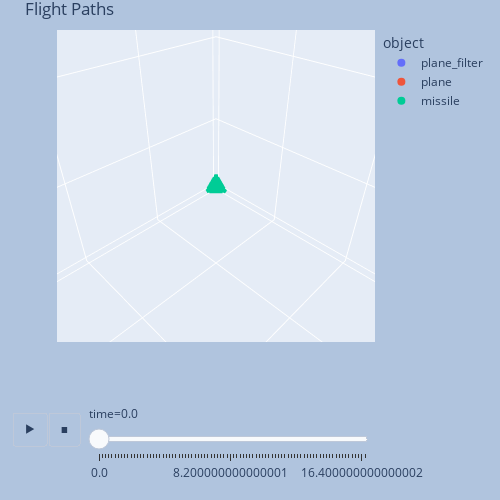

The code cell stored with this chart in its notebook:
### Code cell
fig = px.scatter_3d(data.iloc[::2,:], x="x", y="y", z="z", color = "object",animation_frame = 'time',
                    range_x=[-100,12000],range_y=[-100,12000],range_z=[-100,12000], 
                    title = "Flight Paths",width = 500, height = 500)
fig.update_layout(
    margin=dict(l=30, r=30, t=30, b=30),
    paper_bgcolor="LightSteelBlue")
fig.layout.updatemenus[0].buttons[0].args[1]["frame"]["duration"] = .5
fig.layout.updatemenus[0].y=0
fig.show()

### Figure 1 — Plotly figure (JSON) as saved in the notebook; plotly's stock layout.template omitted (floating-point values rounded to 4 significant figures)
{"data": [{"hovertemplate": "object=plane_filter<br>time=0.0<br>x=%{x}<br>y=%{y}<br>z=%{z}<extra></extra>", "legendgroup": "plane_filter", "marker": {"color": "#636efa", "symbol": "circle"}, "mode": "markers", "name": "plane_filter", "scene": "scene", "showlegend": true, "type": "scatter3d", "x": [9981.0], "y": [60.77], "z": [10020.0]}, {"hovertemplate": "object=plane<br>time=0.0<br>x=%{x}<br>y=%{y}<br>z=%{z}<extra></extra>", "legendgroup": "plane", "marker": {"color": "#EF553B", "symbol": "circle"}, "mode": "markers", "name": "plane", "scene": "scene", "showlegend": true, "type": "scatter3d", "x": [10000], "y": [75.1], "z": [10000]}, {"hovertemplate": "object=missile<br>time=0.0<br>x=%{x}<br>y=%{y}<br>z=%{z}<extra></extra>", "legendgroup": "missile", "marker": {"color": "#00cc96", "symbol": "circle"}, "mode": "markers", "name": "missile", "scene": "scene", "showlegend": true, "type": "scatter3d", "x": [48.02], "y": [48.02], "z": [67.91]}], "layout": {"height": 500, "legend": {"title": {"text": "object"}, "tracegroupgap": 0}, "margin": {"b": 30, "l": 30, "r": 30, "t": 30}, "paper_bgcolor": "LightSteelBlue", "scene": {"aspectmode": "auto", "aspectratio": {"x": 1, "y": 1, "z": 1}, "camera": {"center": {"x": 0, "y": 0, "z": 0}, "eye": {"x": 0.01589, "y": 0.01589, "z": 0.01589}, "projection": {"type": "perspective"}, "up": {"x": 0, "y": 0, "z": 1}}, "domain": {"x": [0, 1], "y": [0, 1]}, "xaxis": {"range": [-100, 12000], "title": {"text": "x"}, "type": "linear"}, "yaxis": {"range": [-100, 12000], "title": {"text": "y"}, "type": "linear"}, "zaxis": {"range": [-100, 12000], "title": {"text": "z"}, "type": "linear"}}, "sliders": [{"active": 0, "currentvalue": {"prefix": "time="}, "len": 0.9, "pad": {"b": 10, "t": 60}, "steps": [{"args": [["0.0"], {"frame": {"duration": 0, "redraw": true}, "fromcurrent": true, "mode": "immediate", "transition": {"duration": 0, "easing": "linear"}}], "label": "0.0", "method": "animate"}, {"args": [["0.2"], {"frame": {"duration": 0, "redraw": true}, "fromcurrent": true, "mode": "immediate", "transition": {"duration": 0, "easing": "linear"}}], "label": "0.2", "method": "animate"}, {"args": [["0.4"], {"frame": {"duration": 0, "redraw": true}, "fromcurrent": true, "mode": "immediate", "transition": {"duration": 0, "easing": "linear"}}], "label": "0.4", "method": "animate"}, {"args": [["0.6000000000000001"], {"frame": {"duration": 0, "redraw": true}, "fromcurrent": true, "mode": "immediate", "transition": {"duration": 0, "easing": "linear"}}], "label": "0.6000000000000001", "method": "animate"}, {"args": [["0.8"], {"frame": {"duration": 0, "redraw": true}, "fromcurrent": true, "mode": "immediate", "transition": {"duration": 0, "easing": "linear"}}], "label": "0.8", "method": "animate"}, {"args": [["1.0"], {"frame": {"duration": 0, "redraw": true}, "fromcurrent": true, "mode": "immediate", "transition": {"duration": 0, "easing": "linear"}}], "label": "1.0", "method": "animate"}, {"args": [["1.2000000000000002"], {"frame": {"duration": 0, "redraw": true}, "fromcurrent": true, "mode": "immediate", "transition": {"duration": 0, "easing": "linear"}}], "label": "1.2000000000000002", "method": "animate"}, {"args": [["1.4000000000000001"], {"frame": {"duration": 0, "redraw": true}, "fromcurrent": true, "mode": "immediate", "transition": {"duration": 0, "easing": "linear"}}], "label": "1.4000000000000001", "method": "animate"}, {"args": [["1.6"], {"frame": {"duration": 0, "redraw": true}, "fromcurrent": true, "mode": "immediate", "transition": {"duration": 0, "easing": "linear"}}], "label": "1.6", "method": "animate"}, {"args": [["1.8"], {"frame": {"duration": 0, "redraw": true}, "fromcurrent": true, "mode": "immediate", "transition": {"duration": 0, "easing": "linear"}}], "label": "1.8", "method": "animate"}, {"args": [["2.0"], {"frame": {"duration": 0, "redraw": true}, "fromcurrent": true, "mode": "immediate", "transition": {"duration": 0, "easing": "linear"}}], "label": "2.0", "method": "animate"}, {"args": [["2.2"], {"frame": {"duration": 0, "redraw": true}, "fromcurrent": true, "mode": "immediate", "transition": {"duration": 0, "easing": "linear"}}], "label": "2.2", "method": "animate"}, {"args": [["2.4000000000000004"], {"frame": {"duration": 0, "redraw": true}, "fromcurrent": true, "mode": "immediate", "transition": {"duration": 0, "easing": "linear"}}], "label": "2.4000000000000004", "method": "animate"}, {"args": [["2.6"], {"frame": {"duration": 0, "redraw": true}, "fromcurrent": true, "mode": "immediate", "transition": {"duration": 0, "easing": "linear"}}], "label": "2.6", "method": "animate"}, {"args": [["2.8000000000000003"], {"frame": {"duration": 0, "redraw": true}, "fromcurrent": true, "mode": "immediate", "transition": {"duration": 0, "easing": "linear"}}], "label": "2.8000000000000003", "method": "animate"}, {"args": [["3.0"], {"frame": {"duration": 0, "redraw": true}, "fromcurrent": true, "mode": "immediate", "transition": {"duration": 0, "easing": "linear"}}], "label": "3.0", "method": "animate"}, {"args": [["3.2"], {"frame": {"duration": 0, "redraw": true}, "fromcurrent": true, "mode": "immediate", "transition": {"duration": 0, "easing": "linear"}}], "label": "3.2", "method": "animate"}, {"args": [["3.4000000000000004"], {"frame": {"duration": 0, "redraw": true}, "fromcurrent": true, "mode": "immediate", "transition": {"duration": 0, "easing": "linear"}}], "label": "3.4000000000000004", "method": "animate"}, {"args": [["3.6"], {"frame": {"duration": 0, "redraw": true}, "fromcurrent": true, "mode": "immediate", "transition": {"duration": 0, "easing": "linear"}}], "label": "3.6", "method": "animate"}, {"args": [["3.8000000000000003"], {"frame": {"duration": 0, "redraw": true}, "fromcurrent": true, "mode": "immediate", "transition": {"duration": 0, "easing": "linear"}}], "label": "3.8000000000000003", "method": "animate"}, {"args": [["4.0"], {"frame": {"duration": 0, "redraw": true}, "fromcurrent": true, "mode": "immediate", "transition": {"duration": 0, "easing": "linear"}}], "label": "4.0", "method": "animate"}, {"args": [["4.2"], {"frame": {"duration": 0, "redraw": true}, "fromcurrent": true, "mode": "immediate", "transition": {"duration": 0, "easing": "linear"}}], "label": "4.2", "method": "animate"}, {"args": [["4.4"], {"frame": {"duration": 0, "redraw": true}, "fromcurrent": true, "mode": "immediate", "transition": {"duration": 0, "easing": "linear"}}], "label": "4.4", "method": "animate"}, {"args": [["4.6000000000000005"], {"frame": {"duration": 0, "redraw": true}, "fromcurrent": true, "mode": "immediate", "transition": {"duration": 0, "easing": "linear"}}], "label": "4.6000000000000005", "method": "animate"}, {"args": [["4.800000000000001"], {"frame": {"duration": 0, "redraw": true}, "fromcurrent": true, "mode": "immediate", "transition": {"duration": 0, "easing": "linear"}}], "label": "4.800000000000001", "method": "animate"}, {"args": [["5.0"], {"frame": {"duration": 0, "redraw": true}, "fromcurrent": true, "mode": "immediate", "transition": {"duration": 0, "easing": "linear"}}], "label": "5.0", "method": "animate"}, {"args": [["5.2"], {"frame": {"duration": 0, "redraw": true}, "fromcurrent": true, "mode": "immediate", "transition": {"duration": 0, "easing": "linear"}}], "label": "5.2", "method": "animate"}, {"args": [["5.4"], {"frame": {"duration": 0, "redraw": true}, "fromcurrent": true, "mode": "immediate", "transition": {"duration": 0, "easing": "linear"}}], "label": "5.4", "method": "animate"}, {"args": [["5.6000000000000005"], {"frame": {"duration": 0, "redraw": true}, "fromcurrent": true, "mode": "immediate", "transition": {"duration": 0, "easing": "linear"}}], "label": "5.6000000000000005", "method": "animate"}, {"args": [["5.800000000000001"], {"frame": {"duration": 0, "redraw": true}, "fromcurrent": true, "mode": "immediate", "transition": {"duration": 0, "easing": "linear"}}], "label": "5.800000000000001", "method": "animate"}, {"args": [["6.0"], {"frame": {"duration": 0, "redraw": true}, "fromcurrent": true, "mode": "immediate", "transition": {"duration": 0, "easing": "linear"}}], "label": "6.0", "method": "animate"}, {"args": [["6.2"], {"frame": {"duration": 0, "redraw": true}, "fromcurrent": true, "mode": "immediate", "transition": {"duration": 0, "easing": "linear"}}], "label": "6.2", "method": "animate"}, {"args": [["6.4"], {"frame": {"duration": 0, "redraw": true}, "fromcurrent": true, "mode": "immediate", "transition": {"duration": 0, "easing": "linear"}}], "label": "6.4", "method": "animate"}, {"args": [["6.6000000000000005"], {"frame": {"duration": 0, "redraw": true}, "fromcurrent": true, "mode": "immediate", "transition": {"duration": 0, "easing": "linear"}}], "label": "6.6000000000000005", "method": "animate"}, {"args": [["6.800000000000001"], {"frame": {"duration": 0, "redraw": true}, "fromcurrent": true, "mode": "immediate", "transition": {"duration": 0, "easing": "linear"}}], "label": "6.800000000000001", "method": "animate"}, {"args": [["7.0"], {"frame": {"duration": 0, "redraw": true}, "fromcurrent": true, "mode": "immediate", "transition": {"duration": 0, "easing": "linear"}}], "label": "7.0", "method": "animate"}, {"args": [["7.2"], {"frame": {"duration": 0, "redraw": true}, "fromcurrent": true, "mode": "immediate", "transition": {"duration": 0, "easing": "linear"}}], "label": "7.2", "method": "animate"}, {"args": [["7.4"], {"frame": {"duration": 0, "redraw": true}, "fromcurrent": true, "mode": "immediate", "transition": {"duration": 0, "easing": "linear"}}], "label": "7.4", "method": "animate"}, {"args": [["7.6000000000000005"], {"frame": {"duration": 0, "redraw": true}, "fromcurrent": true, "mode": "immediate", "transition": {"duration": 0, "easing": "linear"}}], "label": "7.6000000000000005", "method": "animate"}, {"args": [["7.800000000000001"], {"frame": {"duration": 0, "redraw": true}, "fromcurrent": true, "mode": "immediate", "transition": {"duration": 0, "easing": "linear"}}], "label": "7.800000000000001", "method": "animate"}, {"args": [["8.0"], {"frame": {"duration": 0, "redraw": true}, "fromcurrent": true, "mode": "immediate", "transition": {"duration": 0, "easing": "linear"}}], "label": "8.0", "method": "animate"}, {"args": [["8.200000000000001"], {"frame": {"duration": 0, "redraw": true}, "fromcurrent": true, "mode": "immediate", "transition": {"duration": 0, "easing": "linear"}}], "label": "8.200000000000001", "method": "animate"}, {"args": [["8.4"], {"frame": {"duration": 0, "redraw": true}, "fromcurrent": true, "mode": "immediate", "transition": {"duration": 0, "easing": "linear"}}], "label": "8.4", "method": "animate"}, {"args": [["8.6"], {"frame": {"duration": 0, "redraw": true}, "fromcurrent": true, "mode": "immediate", "transition": {"duration": 0, "easing": "linear"}}], "label": "8.6", "method": "animate"}, {"args": [["8.8"], {"frame": {"duration": 0, "redraw": true}, "fromcurrent": true, "mode": "immediate", "transition": {"duration": 0, "easing": "linear"}}], "label": "8.8", "method": "animate"}, {"args": [["9.0"], {"frame": {"duration": 0, "redraw": true}, "fromcurrent": true, "mode": "immediate", "transition": {"duration": 0, "easing": "linear"}}], "label": "9.0", "method": "animate"}, {"args": [["9.200000000000001"], {"frame": {"duration": 0, "redraw": true}, "fromcurrent": true, "mode": "immediate", "transition": {"duration": 0, "easing": "linear"}}], "label": "9.200000000000001", "method": "animate"}, {"args": [["9.4"], {"frame": {"duration": 0, "redraw": true}, "fromcurrent": true, "mode": "immediate", "transition": {"duration": 0, "easing": "linear"}}], "label": "9.4", "method": "animate"}, {"args": [["9.600000000000001"], {"frame": {"duration": 0, "redraw": true}, "fromcurrent": true, "mode": "immediate", "transition": {"duration": 0, "easing": "linear"}}], "label": "9.600000000000001", "method": "animate"}, {"args": [["9.8"], {"frame": {"duration": 0, "redraw": true}, "fromcurrent": true, "mode": "immediate", "transition": {"duration": 0, "easing": "linear"}}], "label": "9.8", "method": "animate"}, {"args": [["10.0"], {"frame": {"duration": 0, "redraw": true}, "fromcurrent": true, "mode": "immediate", "transition": {"duration": 0, "easing": "linear"}}], "label": "10.0", "method": "animate"}, {"args": [["10.200000000000001"], {"frame": {"duration": 0, "redraw": true}, "fromcurrent": true, "mode": "immediate", "transition": {"duration": 0, "easing": "linear"}}], "label": "10.200000000000001", "method": "animate"}, {"args": [["10.4"], {"frame": {"duration": 0, "redraw": true}, "fromcurrent": true, "mode": "immediate", "transition": {"duration": 0, "easing": "linear"}}], "label": "10.4", "method": "animate"}, {"args": [["10.600000000000001"], {"frame": {"duration": 0, "redraw": true}, "fromcurrent": true, "mode": "immediate", "transition": {"duration": 0, "easing": "linear"}}], "label": "10.600000000000001", "method": "animate"}, {"args": [["10.8"], {"frame": {"duration": 0, "redraw": true}, "fromcurrent": true, "mode": "immediate", "transition": {"duration": 0, "easing": "linear"}}], "label": "10.8", "method": "animate"}, {"args": [["11.0"], {"frame": {"duration": 0, "redraw": true}, "fromcurrent": true, "mode": "immediate", "transition": {"duration": 0, "easing": "linear"}}], "label": "11.0", "method": "animate"}, {"args": [["11.200000000000001"], {"frame": {"duration": 0, "redraw": true}, "fromcurrent": true, "mode": "immediate", "transition": {"duration": 0, "easing": "linear"}}], "label": "11.200000000000001", "method": "animate"}, {"args": [["11.4"], {"frame": {"duration": 0, "redraw": true}, "fromcurrent": true, "mode": "immediate", "transition": {"duration": 0, "easing": "linear"}}], "label": "11.4", "method": "animate"}, {"args": [["11.600000000000001"], {"frame": {"duration": 0, "redraw": true}, "fromcurrent": true, "mode": "immediate", "transition": {"duration": 0, "easing": "linear"}}], "label": "11.600000000000001", "method": "animate"}, {"args": [["11.8"], {"frame": {"duration": 0, "redraw": true}, "fromcurrent": true, "mode": "immediate", "transition": {"duration": 0, "easing": "linear"}}], "label": "11.8", "method": "animate"}, {"args": [["12.0"], {"frame": {"duration": 0, "redraw": true}, "fromcurrent": true, "mode": "immediate", "transition": {"duration": 0, "easing": "linear"}}], "label": "12.0", "method": "animate"}, {"args": [["12.200000000000001"], {"frame": {"duration": 0, "redraw": true}, "fromcurrent": true, "mode": "immediate", "transition": {"duration": 0, "easing": "linear"}}], "label": "12.200000000000001", "method": "animate"}, {"args": [["12.4"], {"frame": {"duration": 0, "redraw": true}, "fromcurrent": true, "mode": "immediate", "transition": {"duration": 0, "easing": "linear"}}], "label": "12.4", "method": "animate"}, {"args": [["12.600000000000001"], {"frame": {"duration": 0, "redraw": true}, "fromcurrent": true, "mode": "immediate", "transition": {"duration": 0, "easing": "linear"}}], "label": "12.600000000000001", "method": "animate"}, {"args": [["12.8"], {"frame": {"duration": 0, "redraw": true}, "fromcurrent": true, "mode": "immediate", "transition": {"duration": 0, "easing": "linear"}}], "label": "12.8", "method": "animate"}, {"args": [["13.0"], {"frame": {"duration": 0, "redraw": true}, "fromcurrent": true, "mode": "immediate", "transition": {"duration": 0, "easing": "linear"}}], "label": "13.0", "method": "animate"}, {"args": [["13.200000000000001"], {"frame": {"duration": 0, "redraw": true}, "fromcurrent": true, "mode": "immediate", "transition": {"duration": 0, "easing": "linear"}}], "label": "13.200000000000001", "method": "animate"}, {"args": [["13.4"], {"frame": {"duration": 0, "redraw": true}, "fromcurrent": true, "mode": "immediate", "transition": {"duration": 0, "easing": "linear"}}], "label": "13.4", "method": "animate"}, {"args": [["13.600000000000001"], {"frame": {"duration": 0, "redraw": true}, "fromcurrent": true, "mode": "immediate", "transition": {"duration": 0, "easing": "linear"}}], "label": "13.600000000000001", "method": "animate"}, {"args": [["13.8"], {"frame": {"duration": 0, "redraw": true}, "fromcurrent": true, "mode": "immediate", "transition": {"duration": 0, "easing": "linear"}}], "label": "13.8", "method": "animate"}, {"args": [["14.0"], {"frame": {"duration": 0, "redraw": true}, "fromcurrent": true, "mode": "immediate", "transition": {"duration": 0, "easing": "linear"}}], "label": "14.0", "method": "animate"}, {"args": [["14.200000000000001"], {"frame": {"duration": 0, "redraw": true}, "fromcurrent": true, "mode": "immediate", "transition": {"duration": 0, "easing": "linear"}}], "label": "14.200000000000001", "method": "animate"}, {"args": [["14.4"], {"frame": {"duration": 0, "redraw": true}, "fromcurrent": true, "mode": "immediate", "transition": {"duration": 0, "easing": "linear"}}], "label": "14.4", "method": "animate"}, {"args": [["14.600000000000001"], {"frame": {"duration": 0, "redraw": true}, "fromcurrent": true, "mode": "immediate", "transition": {"duration": 0, "easing": "linear"}}], "label": "14.600000000000001", "method": "animate"}, {"args": [["14.8"], {"frame": {"duration": 0, "redraw": true}, "fromcurrent": true, "mode": "immediate", "transition": {"duration": 0, "easing": "linear"}}], "label": "14.8", "method": "animate"}, {"args": [["15.0"], {"frame": {"duration": 0, "redraw": true}, "fromcurrent": true, "mode": "immediate", "transition": {"duration": 0, "easing": "linear"}}], "label": "15.0", "method": "animate"}, {"args": [["15.200000000000001"], {"frame": {"duration": 0, "redraw": true}, "fromcurrent": true, "mode": "immediate", "transition": {"duration": 0, "easing": "linear"}}], "label": "15.200000000000001", "method": "animate"}, {"args": [["15.4"], {"frame": {"duration": 0, "redraw": true}, "fromcurrent": true, "mode": "immediate", "transition": {"duration": 0, "easing": "linear"}}], "label": "15.4", "method": "animate"}, {"args": [["15.600000000000001"], {"frame": {"duration": 0, "redraw": true}, "fromcurrent": true, "mode": "immediate", "transition": {"duration": 0, "easing": "linear"}}], "label": "15.600000000000001", "method": "animate"}, {"args": [["15.8"], {"frame": {"duration": 0, "redraw": true}, "fromcurrent": true, "mode": "immediate", "transition": {"duration": 0, "easing": "linear"}}], "label": "15.8", "method": "animate"}, {"args": [["16.0"], {"frame": {"duration": 0, "redraw": true}, "fromcurrent": true, "mode": "immediate", "transition": {"duration": 0, "easing": "linear"}}], "label": "16.0", "method": "animate"}, {"args": [["16.2"], {"frame": {"duration": 0, "redraw": true}, "fromcurrent": true, "mode": "immediate", "transition": {"duration": 0, "easing": "linear"}}], "label": "16.2", "method": "animate"}, {"args": [["16.400000000000002"], {"frame": {"duration": 0, "redraw": true}, "fromcurrent": true, "mode": "immediate", "transition": {"duration": 0, "easing": "linear"}}], "label": "16.400000000000002", "method": "animate"}, {"args": [["16.6"], {"frame": {"duration": 0, "redraw": true}, "fromcurrent": true, "mode": "immediate", "transition": {"duration": 0, "easing": "linear"}}], "label": "16.6", "method": "animate"}], "x": 0.1, "xanchor": "left", "y": 0, "yanchor": "top"}], "title": {"text": "Flight Paths"}, "updatemenus": [{"buttons": [{"args": [null, {"frame": {"duration": 0.5, "redraw": true}, "fromcurrent": true, "mode": "immediate", "transition": {"duration": 500, "easing": "linear"}}], "label": "&#9654;", "method": "animate"}, {"args": [[null], {"frame": {"duration": 0, "redraw": true}, "fromcurrent": true, "mode": "immediate", "transition": {"duration": 0, "easing": "linear"}}], "label": "&#9724;", "method": "animate"}], "direction": "left", "pad": {"r": 10, "t": 70}, "showactive": false, "type": "buttons", "x": 0.1, "xanchor": "right", "y": 0, "yanchor": "top"}], "width": 500}}
